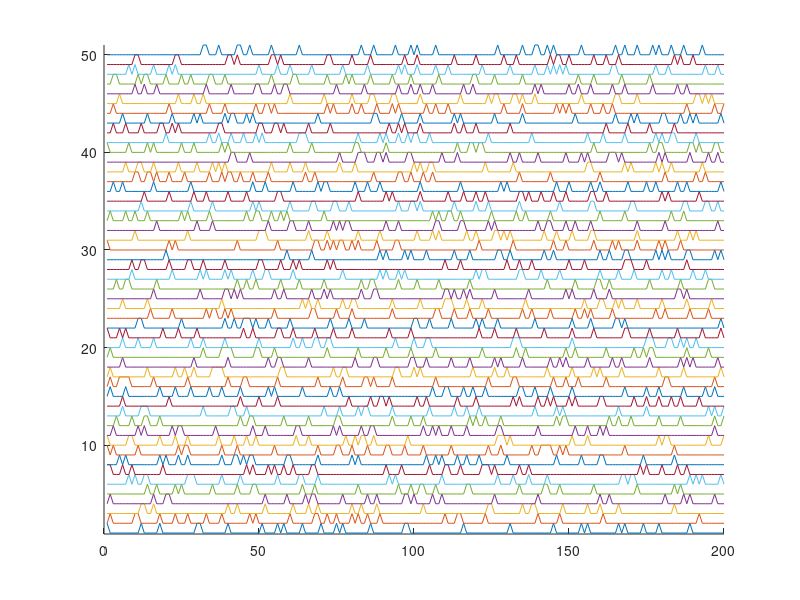
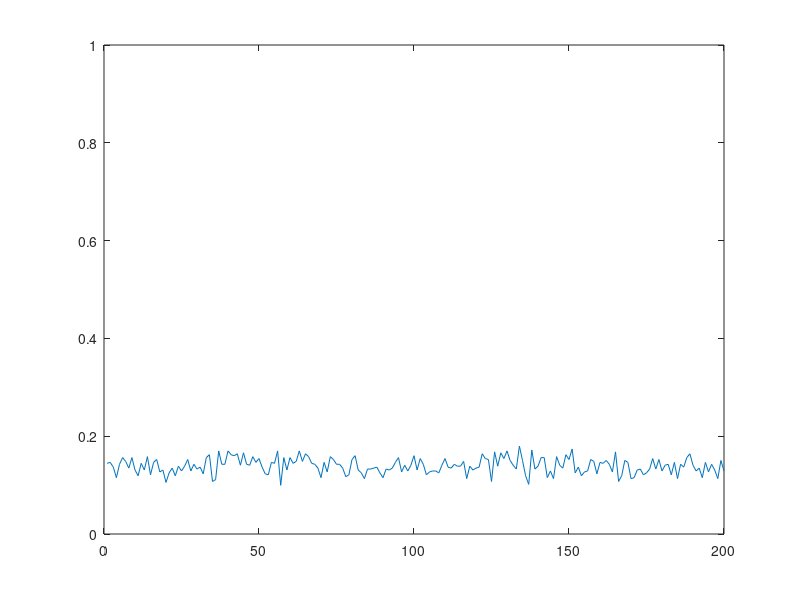
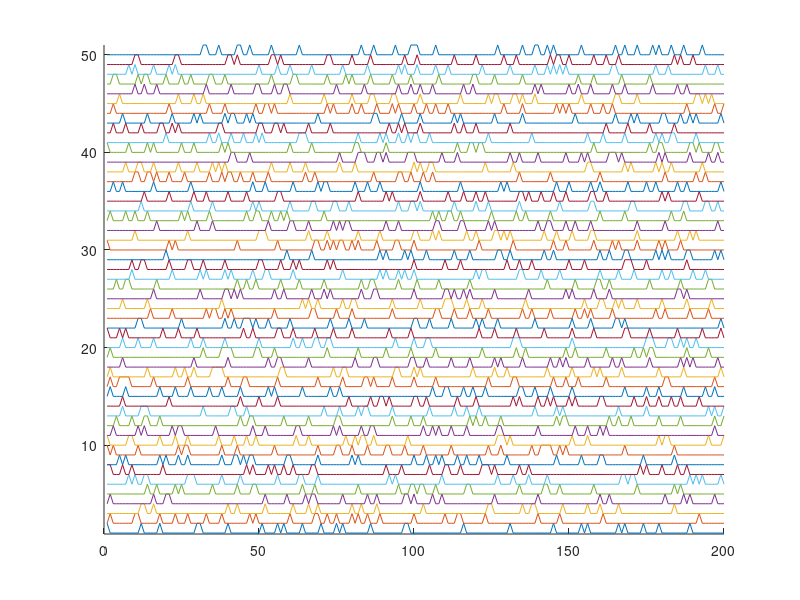
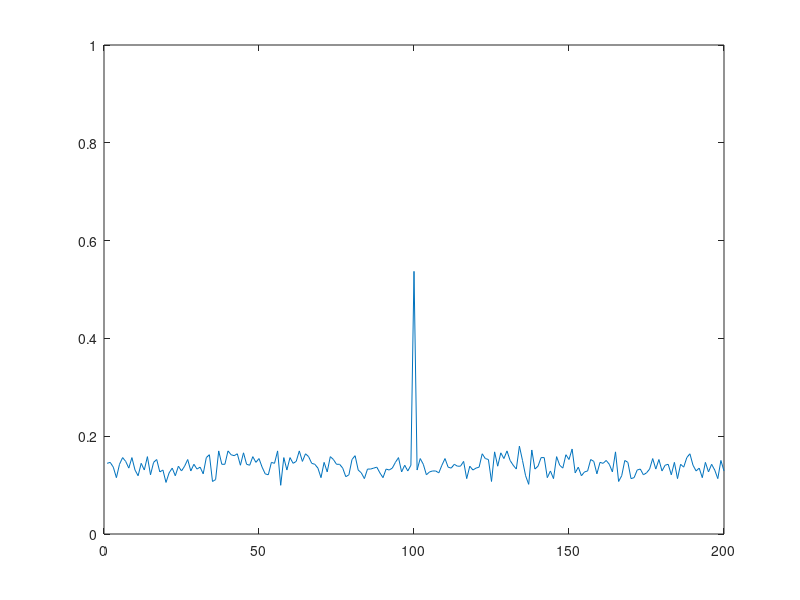

Here is the MATLAB script that generated these plots, in order:
clear all

%% Random spikes 

numits = 512; % How many neurons 

len = 200; % Duration of the epoch
numspikes = 30; % Number of spikes per epoch

z = zeros(1,len); % Empty time window, no spikes
t = 1:len; % Time steps

% Make each neuron
for j=numits:-1:1
    neuron(:,j) = z; 
    tt = randi(len,[1,numspikes]); % Random time indexes...
    neuron(tt,j) = 1; % Are set to one, which is the spike
end

% Calculate the downstream response to all neural inputs
    avgDownStream = sum(neuron');
    avgDownStream = avgDownStream / numits;

% Plot all or some of the raw spike trains
maxnumtrainstoshow = 50;
figure(27); clf; hold on;
    for j=1:min([maxnumtrainstoshow, numits])
        plot(t, neuron(:,j)+j);
    end
    ylim([0.9, min([maxnumtrainstoshow+1, numits+1])])

% Plot the downstream neural response
    figure(28); clf; 
        plot(t, avgDownStream); ylim([0 1]);

%% Signal

detectionChance = 0.50; % Chance that a neuron will detect the event (range 0-1)


neuronDetector = neuron;

detections = find(rand(1,numits) >= detectionChance);
neuronDetector(round(len/2),detections) = 1;

% Calculate the downstream response to all neural inputs
    avgDownStreamDetector = sum(neuronDetector');
    avgDownStreamDetector = avgDownStreamDetector / numits;


figure(29); clf; hold on;
    for j=1:min([maxnumtrainstoshow, numits])
        plot(t, neuronDetector(:,j)+j);
    end
    ylim([0.9, min([maxnumtrainstoshow+1, numits+1])])

% Plot the downstream neural response
    figure(30); clf; 
        plot(t, avgDownStreamDetector); ylim([0 1]);
